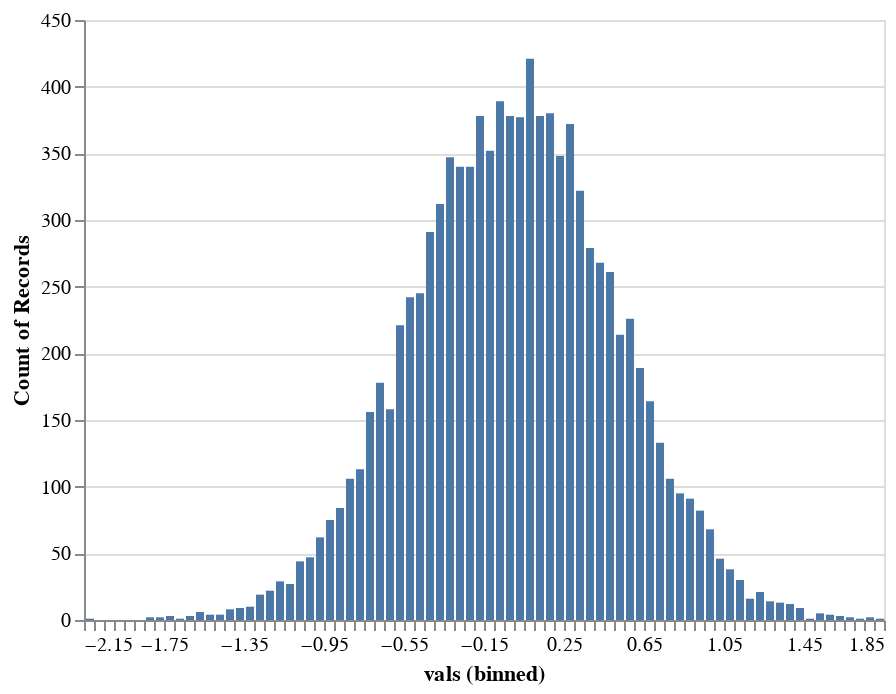

The notebook cell saved with this chart:
### Code cell
alt.Chart(vals_df).mark_bar().encode(x=alt.X('vals:Q',
                                             bin=alt.Bin(maxbins=100)),
                                     y='count()',
                                     tooltip=['count()'])

### Figure 1 — Vega-Lite specification as saved in the notebook (floating-point values rounded to 4 significant figures; data arrays with more than 128 entries replaced by an {"elided": "..."} marker saying what was removed)
{"config": {"view": {"continuousWidth": 400, "continuousHeight": 300}}, "data": {"name": "data-b7c7705cc7046b6b9983ac6d722fc4c8"}, "mark": "bar", "encoding": {"tooltip": [{"type": "quantitative", "aggregate": "count"}], "x": {"type": "quantitative", "bin": {"maxbins": 100}, "field": "vals"}, "y": {"type": "quantitative", "aggregate": "count"}}, "$schema": "https://vega.github.io/schema/vega-lite/v4.8.1.json", "datasets": {"data-b7c7705cc7046b6b9983ac6d722fc4c8": {"elided": "10000 records"}}}
